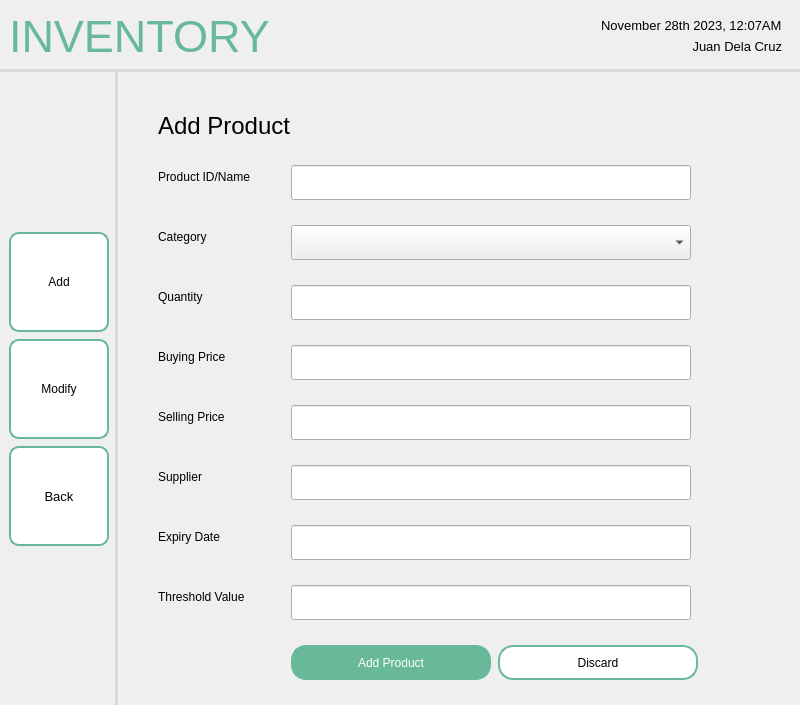
<?xml version="1.0" encoding="UTF-8"?>
<ui version="4.0">
 <class>MainWindow</class>
 <widget class="QMainWindow" name="MainWindow">
  <property name="geometry">
   <rect>
    <x>0</x>
    <y>0</y>
    <width>800</width>
    <height>600</height>
   </rect>
  </property>
  <property name="windowTitle">
   <string>MainWindow</string>
  </property>
  <widget class="QWidget" name="centralwidget">
   <layout class="QHBoxLayout" name="horizontalLayout">
    <property name="leftMargin">
     <number>0</number>
    </property>
    <property name="topMargin">
     <number>0</number>
    </property>
    <property name="rightMargin">
     <number>0</number>
    </property>
    <property name="bottomMargin">
     <number>0</number>
    </property>
    <item>
     <widget class="QFrame" name="frame">
      <property name="sizePolicy">
       <sizepolicy hsizetype="Preferred" vsizetype="Preferred">
        <horstretch>0</horstretch>
        <verstretch>0</verstretch>
       </sizepolicy>
      </property>
      <property name="frameShape">
       <enum>QFrame::NoFrame</enum>
      </property>
      <property name="frameShadow">
       <enum>QFrame::Plain</enum>
      </property>
      <layout class="QGridLayout" name="gridLayout">
       <property name="leftMargin">
        <number>0</number>
       </property>
       <property name="topMargin">
        <number>0</number>
       </property>
       <property name="rightMargin">
        <number>0</number>
       </property>
       <property name="bottomMargin">
        <number>0</number>
       </property>
       <property name="spacing">
        <number>0</number>
       </property>
       <item row="1" column="0">
        <widget class="QWidget" name="navbar" native="true">
         <property name="sizePolicy">
          <sizepolicy hsizetype="Fixed" vsizetype="Preferred">
           <horstretch>0</horstretch>
           <verstretch>0</verstretch>
          </sizepolicy>
         </property>
         <property name="styleSheet">
          <string notr="true">QWidget {
    border-right: 3px solid #D8DBD9;
}
</string>
         </property>
         <layout class="QVBoxLayout" name="verticalLayout_2">
          <property name="spacing">
           <number>7</number>
          </property>
          <item>
           <spacer name="verticalSpacer">
            <property name="orientation">
             <enum>Qt::Vertical</enum>
            </property>
            <property name="sizeHint" stdset="0">
             <size>
              <width>20</width>
              <height>40</height>
             </size>
            </property>
           </spacer>
          </item>
          <item>
           <widget class="QPushButton" name="pushButton_2">
            <property name="minimumSize">
             <size>
              <width>100</width>
              <height>100</height>
             </size>
            </property>
            <property name="maximumSize">
             <size>
              <width>100</width>
              <height>100</height>
             </size>
            </property>
            <property name="styleSheet">
             <string notr="true">QPushButton {
    background-color: white;
    border: 2px solid #67B99A;
    color: black;
    padding: 8px 16px;
    border-radius: 10px;
}

QPushButton:hover {
    border: 2px solid #4D926D;
}

QPushButton:pressed {
	background-color: #F0F0F0;
	border: 2px solid #265C42;
}</string>
            </property>
            <property name="text">
             <string>Add</string>
            </property>
           </widget>
          </item>
          <item>
           <widget class="QPushButton" name="pushButton_10">
            <property name="minimumSize">
             <size>
              <width>100</width>
              <height>100</height>
             </size>
            </property>
            <property name="maximumSize">
             <size>
              <width>100</width>
              <height>100</height>
             </size>
            </property>
            <property name="styleSheet">
             <string notr="true">QPushButton {
    background-color: white;
    border: 2px solid #67B99A;
    color: black;
    padding: 8px 16px;
    border-radius: 10px;
}

QPushButton:hover {
    border: 2px solid #4D926D;
}

QPushButton:pressed {
	background-color: #F0F0F0;
	border: 2px solid #265C42;
}</string>
            </property>
            <property name="text">
             <string>Modify</string>
            </property>
           </widget>
          </item>
          <item>
           <widget class="QPushButton" name="pushButton">
            <property name="sizePolicy">
             <sizepolicy hsizetype="Fixed" vsizetype="Fixed">
              <horstretch>0</horstretch>
              <verstretch>0</verstretch>
             </sizepolicy>
            </property>
            <property name="minimumSize">
             <size>
              <width>100</width>
              <height>100</height>
             </size>
            </property>
            <property name="maximumSize">
             <size>
              <width>100</width>
              <height>100</height>
             </size>
            </property>
            <property name="font">
             <font>
              <pointsize>10</pointsize>
             </font>
            </property>
            <property name="styleSheet">
             <string notr="true">QPushButton {
    background-color: white;
    border: 2px solid #67B99A;
    color: black;
    padding: 8px 16px;
    border-radius: 10px;
}

QPushButton:hover {
    border: 2px solid #4D926D;
}

QPushButton:pressed {
	background-color: #F0F0F0;
	border: 2px solid #265C42;
}</string>
            </property>
            <property name="text">
             <string>Back</string>
            </property>
            <property name="icon">
             <iconset resource="../../../assets/resourceFile.qrc">
              <normaloff>:/logos/Icons/entypo_back.png</normaloff>:/logos/Icons/entypo_back.png</iconset>
            </property>
            <property name="autoRepeat">
             <bool>false</bool>
            </property>
           </widget>
          </item>
          <item>
           <spacer name="verticalSpacer_3">
            <property name="orientation">
             <enum>Qt::Vertical</enum>
            </property>
            <property name="sizeHint" stdset="0">
             <size>
              <width>20</width>
              <height>40</height>
             </size>
            </property>
           </spacer>
          </item>
         </layout>
        </widget>
       </item>
       <item row="0" column="0" colspan="2">
        <widget class="QWidget" name="header" native="true">
         <property name="styleSheet">
          <string notr="true">QWidget {
    border-bottom: 3px solid #D8DBD9; 
}
</string>
         </property>
         <layout class="QHBoxLayout" name="horizontalLayout_2">
          <item>
           <widget class="QLabel" name="label">
            <property name="font">
             <font>
              <pointsize>-1</pointsize>
             </font>
            </property>
            <property name="layoutDirection">
             <enum>Qt::LeftToRight</enum>
            </property>
            <property name="styleSheet">
             <string notr="true">QLabel {
    color: #67B99A;
    font-size: 45px;
}</string>
            </property>
            <property name="text">
             <string>INVENTORY</string>
            </property>
            <property name="scaledContents">
             <bool>false</bool>
            </property>
           </widget>
          </item>
          <item>
           <spacer name="horizontalSpacer">
            <property name="orientation">
             <enum>Qt::Horizontal</enum>
            </property>
            <property name="sizeHint" stdset="0">
             <size>
              <width>40</width>
              <height>20</height>
             </size>
            </property>
           </spacer>
          </item>
          <item>
           <widget class="QFrame" name="frame_2">
            <layout class="QVBoxLayout" name="verticalLayout">
             <item>
              <widget class="QLabel" name="label_2">
               <property name="font">
                <font>
                 <pointsize>10</pointsize>
                </font>
               </property>
               <property name="styleSheet">
                <string notr="true">QLabel {
    color: black;
}</string>
               </property>
               <property name="text">
                <string>November 28th 2023, 12:07AM</string>
               </property>
              </widget>
             </item>
             <item>
              <widget class="QLabel" name="label_3">
               <property name="font">
                <font>
                 <pointsize>10</pointsize>
                </font>
               </property>
               <property name="styleSheet">
                <string notr="true">QLabel {
    color: black;
}</string>
               </property>
               <property name="text">
                <string>Juan Dela Cruz</string>
               </property>
               <property name="alignment">
                <set>Qt::AlignRight|Qt::AlignTrailing|Qt::AlignVCenter</set>
               </property>
              </widget>
             </item>
            </layout>
           </widget>
          </item>
         </layout>
        </widget>
       </item>
       <item row="1" column="1">
        <widget class="QFrame" name="Content">
         <layout class="QVBoxLayout" name="verticalLayout_4">
          <property name="leftMargin">
           <number>25</number>
          </property>
          <property name="topMargin">
           <number>25</number>
          </property>
          <property name="rightMargin">
           <number>25</number>
          </property>
          <property name="bottomMargin">
           <number>25</number>
          </property>
          <item>
           <widget class="QWidget" name="widget" native="true">
            <layout class="QHBoxLayout" name="horizontalLayout_4">
             <property name="spacing">
              <number>7</number>
             </property>
             <property name="leftMargin">
              <number>15</number>
             </property>
             <property name="topMargin">
              <number>15</number>
             </property>
             <property name="rightMargin">
              <number>15</number>
             </property>
             <property name="bottomMargin">
              <number>0</number>
             </property>
             <item>
              <widget class="QWidget" name="widget_2" native="true">
               <layout class="QFormLayout" name="formLayout">
                <property name="horizontalSpacing">
                 <number>0</number>
                </property>
                <property name="verticalSpacing">
                 <number>25</number>
                </property>
                <property name="leftMargin">
                 <number>0</number>
                </property>
                <property name="topMargin">
                 <number>0</number>
                </property>
                <property name="rightMargin">
                 <number>0</number>
                </property>
                <property name="bottomMargin">
                 <number>0</number>
                </property>
                <item row="0" column="0">
                 <widget class="QLabel" name="label_4">
                  <property name="font">
                   <font>
                    <pointsize>18</pointsize>
                   </font>
                  </property>
                  <property name="text">
                   <string>Add Product</string>
                  </property>
                 </widget>
                </item>
                <item row="1" column="0">
                 <widget class="QLabel" name="label_5">
                  <property name="text">
                   <string>Product ID/Name</string>
                  </property>
                 </widget>
                </item>
                <item row="1" column="1">
                 <widget class="QLineEdit" name="lineEdit_2">
                  <property name="minimumSize">
                   <size>
                    <width>400</width>
                    <height>35</height>
                   </size>
                  </property>
                  <property name="maximumSize">
                   <size>
                    <width>400</width>
                    <height>35</height>
                   </size>
                  </property>
                 </widget>
                </item>
                <item row="2" column="0">
                 <widget class="QLabel" name="label_6">
                  <property name="text">
                   <string>Category</string>
                  </property>
                 </widget>
                </item>
                <item row="2" column="1">
                 <widget class="QComboBox" name="comboBox">
                  <property name="minimumSize">
                   <size>
                    <width>400</width>
                    <height>35</height>
                   </size>
                  </property>
                  <property name="maximumSize">
                   <size>
                    <width>400</width>
                    <height>35</height>
                   </size>
                  </property>
                 </widget>
                </item>
                <item row="3" column="0">
                 <widget class="QLabel" name="label_7">
                  <property name="text">
                   <string>Quantity</string>
                  </property>
                 </widget>
                </item>
                <item row="3" column="1">
                 <widget class="QLineEdit" name="lineEdit_4">
                  <property name="minimumSize">
                   <size>
                    <width>400</width>
                    <height>35</height>
                   </size>
                  </property>
                  <property name="maximumSize">
                   <size>
                    <width>400</width>
                    <height>35</height>
                   </size>
                  </property>
                 </widget>
                </item>
                <item row="4" column="0">
                 <widget class="QLabel" name="label_8">
                  <property name="text">
                   <string>Buying Price</string>
                  </property>
                 </widget>
                </item>
                <item row="4" column="1">
                 <widget class="QLineEdit" name="lineEdit_3">
                  <property name="minimumSize">
                   <size>
                    <width>400</width>
                    <height>35</height>
                   </size>
                  </property>
                  <property name="maximumSize">
                   <size>
                    <width>400</width>
                    <height>35</height>
                   </size>
                  </property>
                 </widget>
                </item>
                <item row="5" column="0">
                 <widget class="QLabel" name="label_9">
                  <property name="text">
                   <string>Selling Price</string>
                  </property>
                 </widget>
                </item>
                <item row="5" column="1">
                 <widget class="QLineEdit" name="lineEdit_5">
                  <property name="minimumSize">
                   <size>
                    <width>400</width>
                    <height>35</height>
                   </size>
                  </property>
                  <property name="maximumSize">
                   <size>
                    <width>400</width>
                    <height>35</height>
                   </size>
                  </property>
                 </widget>
                </item>
                <item row="9" column="1">
                 <widget class="QWidget" name="widget_3" native="true">
                  <property name="sizePolicy">
                   <sizepolicy hsizetype="Preferred" vsizetype="Preferred">
                    <horstretch>0</horstretch>
                    <verstretch>0</verstretch>
                   </sizepolicy>
                  </property>
                  <layout class="QHBoxLayout" name="horizontalLayout_3">
                   <property name="spacing">
                    <number>7</number>
                   </property>
                   <property name="leftMargin">
                    <number>0</number>
                   </property>
                   <property name="topMargin">
                    <number>0</number>
                   </property>
                   <property name="rightMargin">
                    <number>0</number>
                   </property>
                   <property name="bottomMargin">
                    <number>0</number>
                   </property>
                   <item>
                    <widget class="QPushButton" name="pushButton_4">
                     <property name="sizePolicy">
                      <sizepolicy hsizetype="Fixed" vsizetype="Fixed">
                       <horstretch>0</horstretch>
                       <verstretch>0</verstretch>
                      </sizepolicy>
                     </property>
                     <property name="minimumSize">
                      <size>
                       <width>200</width>
                       <height>35</height>
                      </size>
                     </property>
                     <property name="maximumSize">
                      <size>
                       <width>200</width>
                       <height>35</height>
                      </size>
                     </property>
                     <property name="styleSheet">
                      <string notr="true">QPushButton {
    background-color: #67B99A;
    color: white;
    border: 2px solid #67B99A;
    padding: 8px 16px;
    border-radius: 15px;
}
QPushButton:hover {
    background-color: #5CAE8B;
    border: 2px solid #5CAE8B;
}
QPushButton:pressed {
    background-color: #4D9C7F;
	border: 2px solid #4D9C7F;
}</string>
                     </property>
                     <property name="text">
                      <string>Add Product</string>
                     </property>
                    </widget>
                   </item>
                   <item>
                    <widget class="QPushButton" name="pushButton_5">
                     <property name="sizePolicy">
                      <sizepolicy hsizetype="Fixed" vsizetype="Fixed">
                       <horstretch>0</horstretch>
                       <verstretch>0</verstretch>
                      </sizepolicy>
                     </property>
                     <property name="minimumSize">
                      <size>
                       <width>200</width>
                       <height>35</height>
                      </size>
                     </property>
                     <property name="maximumSize">
                      <size>
                       <width>200</width>
                       <height>35</height>
                      </size>
                     </property>
                     <property name="styleSheet">
                      <string notr="true">QPushButton {
    background-color: white;
    border: 2px solid #67B99A;
    color: black;
    padding: 8px 16px;
    border-radius: 15px;
}

QPushButton:hover {
    border: 2px solid #4D926D;
}

QPushButton:pressed {
	background-color: #F0F0F0;
	border: 2px solid #265C42;
}</string>
                     </property>
                     <property name="text">
                      <string>Discard</string>
                     </property>
                    </widget>
                   </item>
                   <item>
                    <spacer name="horizontalSpacer_3">
                     <property name="orientation">
                      <enum>Qt::Horizontal</enum>
                     </property>
                     <property name="sizeHint" stdset="0">
                      <size>
                       <width>40</width>
                       <height>20</height>
                      </size>
                     </property>
                    </spacer>
                   </item>
                  </layout>
                 </widget>
                </item>
                <item row="6" column="1">
                 <widget class="QLineEdit" name="lineEdit">
                  <property name="minimumSize">
                   <size>
                    <width>400</width>
                    <height>35</height>
                   </size>
                  </property>
                  <property name="maximumSize">
                   <size>
                    <width>400</width>
                    <height>35</height>
                   </size>
                  </property>
                 </widget>
                </item>
                <item row="6" column="0">
                 <widget class="QLabel" name="label_10">
                  <property name="text">
                   <string>Supplier</string>
                  </property>
                 </widget>
                </item>
                <item row="7" column="1">
                 <widget class="QLineEdit" name="lineEdit_6">
                  <property name="minimumSize">
                   <size>
                    <width>400</width>
                    <height>35</height>
                   </size>
                  </property>
                  <property name="maximumSize">
                   <size>
                    <width>400</width>
                    <height>35</height>
                   </size>
                  </property>
                 </widget>
                </item>
                <item row="8" column="1">
                 <widget class="QLineEdit" name="lineEdit_7">
                  <property name="minimumSize">
                   <size>
                    <width>400</width>
                    <height>35</height>
                   </size>
                  </property>
                  <property name="maximumSize">
                   <size>
                    <width>400</width>
                    <height>35</height>
                   </size>
                  </property>
                 </widget>
                </item>
                <item row="7" column="0">
                 <widget class="QLabel" name="label_11">
                  <property name="text">
                   <string>Expiry Date</string>
                  </property>
                 </widget>
                </item>
                <item row="8" column="0">
                 <widget class="QLabel" name="label_12">
                  <property name="text">
                   <string>Threshold Value</string>
                  </property>
                 </widget>
                </item>
               </layout>
              </widget>
             </item>
             <item>
              <spacer name="horizontalSpacer_2">
               <property name="orientation">
                <enum>Qt::Horizontal</enum>
               </property>
               <property name="sizeHint" stdset="0">
                <size>
                 <width>40</width>
                 <height>20</height>
                </size>
               </property>
              </spacer>
             </item>
            </layout>
           </widget>
          </item>
         </layout>
        </widget>
       </item>
      </layout>
     </widget>
    </item>
   </layout>
  </widget>
 </widget>
 <resources>
  <include location="../../../assets/resourceFile.qrc"/>
 </resources>
 <connections/>
</ui>
